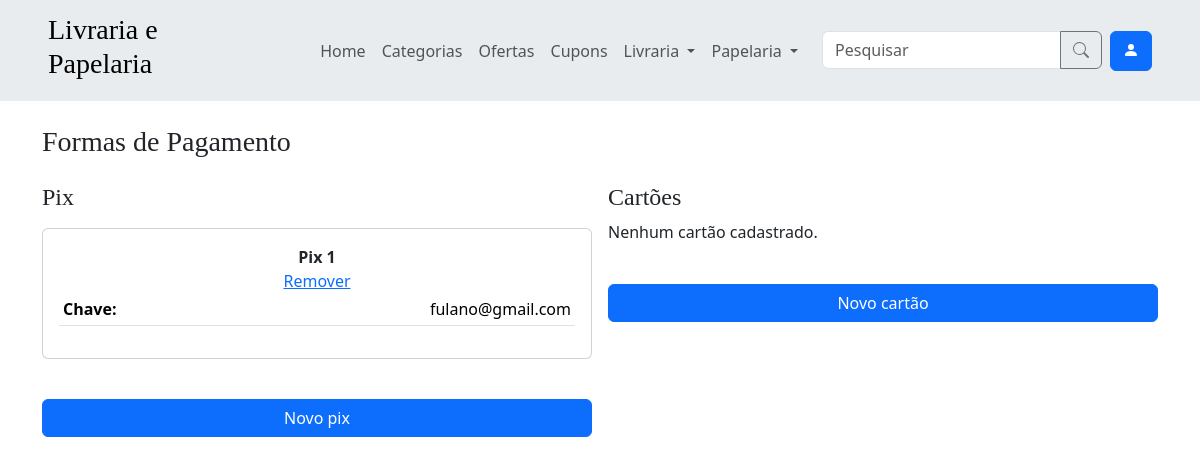
/formas_pagamento/ (signed in), run on an earlier commit of the app's database.
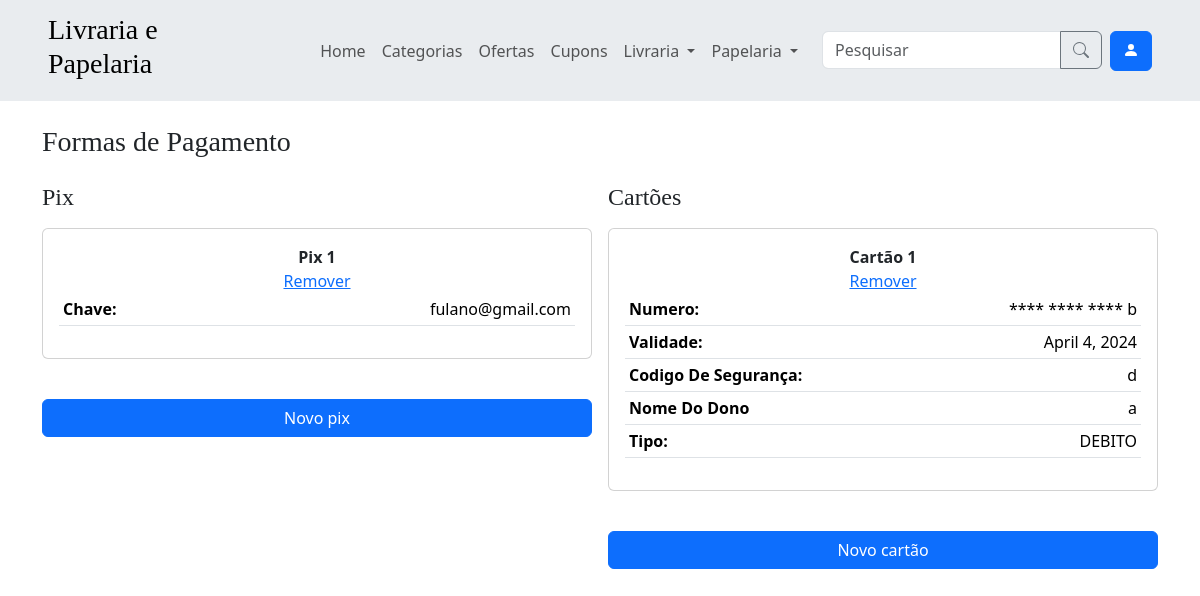
And on a later commit of the database.
### app/models.py (models this page shows)
class FormaPagamento(models.Model):
    usuario = models.ForeignKey(User, on_delete=models.CASCADE)
    class Meta:
        verbose_name = verbose_name_plural = 'FormaPagamento'

class Pix(FormaPagamento):
    chave = models.CharField(max_length=100)
    class Meta:
        verbose_name = verbose_name_plural = 'Pix'

class Cartao(FormaPagamento):
    class TipoChoices(models.TextChoices):
        DEBITO = 'DEBITO', 'Débito'
        CREDITO = 'CREDITO', 'Crédito'
    numero = models.CharField(max_length=20)
    validade = models.DateField()
    codigo_seguranca = models.CharField(max_length=10)
    nome_dono = models.CharField(max_length=100)
    tipo = models.CharField(
        max_length=7,
        choices=TipoChoices.choices,
    )
    def ultimos_digitos(self):
        return self.numero[-4:]
    class Meta:
        verbose_name = verbose_name_plural = 'Cartao'

### app/views_formas_pagamento.py (the view)
# urls.py: path('formas_pagamento/', views_formas_pagamento.formas_pagamento, name='formas_pagamento'),
@login_required
@user_passes_test(usuario_comum)
def formas_pagamento(request):
    pix = Pix.objects.filter(usuario_id=request.user.id)
    cartoes = Cartao.objects.filter(usuario_id=request.user.id)
    return render(request, 'formas_pagamento.html', {'pix': pix, 'cartoes': cartoes})

### app/context_processors.py (called while the page is built)
def categorias_processor(request):
    categorias = Categoria.objects.all()
    categorias_livraria = categorias.filter(tipo='Livraria')
    categorias_papelaria = categorias.filter(tipo='Papelaria')
    categorias = categorias[:10]
    return {
        'categorias': categorias,
        'categorias_livraria': categorias_livraria,
        'categorias_papelaria': categorias_papelaria
    }

### app/views_formas_pagamento.py (called while the page is built)
def usuario_comum(user):
    return not user.is_staff

### app/templates/formas_pagamento.html (shortened to what this page needs)
{% extends 'components/base.html' %}
{% block content %}
    {% include 'components/content_title.html' with title='Formas de Pagamento' %}
    <div class="row g-3">
        <div class="col">
            <h4>Pix</h4>
            {% for chave in pix %}
                <div class="card my-3 p-3">
                    <div class="fw-bold text-center">Pix {{ forloop.counter }}</div>
                    <div class="d-flex flex-wrap justify-content-center gap-3">
                        <a href="{% url 'formas_pagamento_remover' tipo_pagamento='pix' id_pagamento=chave.id %}">Remover</a>
                    </div>
                    <table class="table table-sm">
                        <tbody>
                            <tr>
                                <td class="align-middle text-capitalize fw-bold pe-3">Chave:</td>
                                <td class="align-middle text-break text-end">{{ chave.chave }}</td>
                            </tr>
                        </tbody>
                    </table>
                </div>
            {% empty %}
                <p>Nenhum pix cadastrado.</p>
            {% endfor %}
            <p><a href="{% url 'formas_pagamento_criar' tipo_pagamento='pix' %}" class="btn btn-primary w-100 mt-4">Novo pix</a></p>
        </div>
        <div class="col">
            <h4>Cartões</h4>
            {% for cartao in cartoes %}
                <div class="card my-3 p-3">
                    <div class="fw-bold text-center">Cartão {{ forloop.counter }}</div>
                    <div class="d-flex flex-wrap justify-content-center gap-3">
                        <a href="{% url 'formas_pagamento_remover' tipo_pagamento='cartao' id_pagamento=cartao.id %}">Remover</a>
                    </div>
                    <table class="table table-sm">
                        <tbody>
                            <tr>
                                <td class="align-middle text-capitalize fw-bold pe-3">Numero:</td>
                                <td class="align-middle text-break text-end">**** **** **** {{ cartao.ultimos_digitos }}</td>
                            </tr>
                            <tr>
                                <td class="align-middle text-capitalize fw-bold pe-3">Validade:</td>
                                <td class="align-middle text-break text-end">{{ cartao.validade }}</td>
                            </tr>
                            <tr>
                                <td class="align-middle text-capitalize fw-bold pe-3">Codigo de segurança:</td>
                                <td class="align-middle text-break text-end">{{ cartao.codigo_seguranca }}</td>
                            </tr>
                            <tr>
                                <td class="align-middle text-capitalize fw-bold pe-3">Nome do dono</td>
                                <td class="align-middle text-break text-end">{{ cartao.nome_dono }}</td>
                            </tr>
                            <tr>
                                <td class="align-middle text-capitalize fw-bold pe-3">Tipo:</td>
                                <td class="align-middle text-break text-end">{{ cartao.tipo }}</td>
                            </tr>
                        </tbody>
                    </table>
                </div>
            {% empty %}
                <p>Nenhum cartão cadastrado.</p>
            {% endfor %}
            <p><a href="{% url 'formas_pagamento_criar' tipo_pagamento='cartao' %}" class="btn btn-primary w-100 mt-4">Novo cartão</a></p>
        </div>
    </div>
{% endblock %}

What changed in the data, as far as the page shows it:
added Cartao: ultimos_digitos "b", validade "April 4, 2024", codigo_seguranca "d", nome_dono "a", tipo "DEBITO"
Also different on the page:
text no longer shown: "Nenhum cartão cadastrado."
